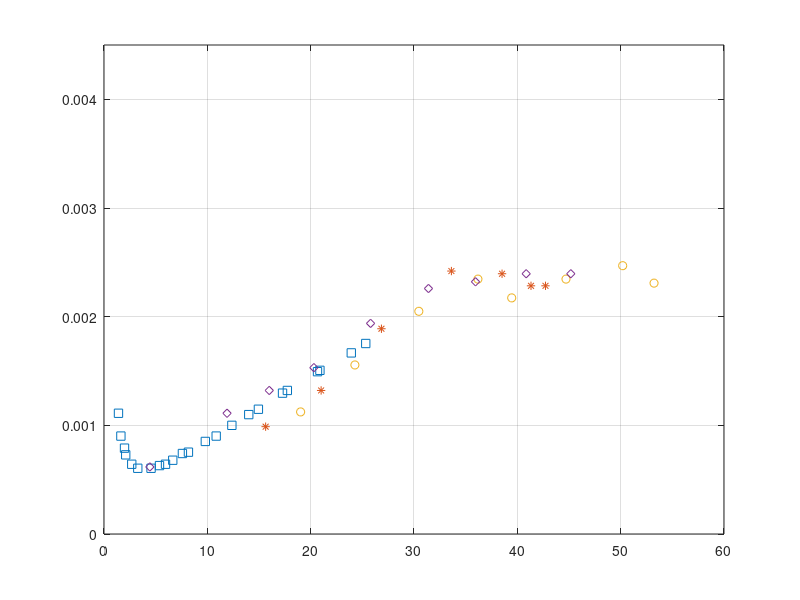

Reproduce this figure in MATLAB.
% Donelan et al 2004 GRL: CD vs U10; 
% Data lifted off Figure 2 by Alex Soloviev.
%Squares
VD1 =  ([263 251 225 223 198 194 174 166 152 139 116 130 111 103   97  92  85  74  69  64   63  60  58]-46)*60/(560-46);
CD1 = -([289 296 309 310 324 326 338 342 350 358 370 362 371 376  379 380 382 382  379 372 367 358 341]-431)*5e-3/(431-26);
%Asterisks
VD2 = ([180 226 276 334 412 400 376]-46)*60/(560-46);
CD2 = -([351 324 278 235 246 246 237]-431)*5e-3/(431-26);
%Circles
VD3 = ([209 502 476 384 254 307 429 356]-46)*60/(560-46);
CD3 = -1.0*([340 244 231 255 305 265 241 241]-431)*5e-3/(431-26);
%Diamonds
VD4 = ([396 433 315 267 183 148 354 220 84]-46)*60/(560-46);
CD4 = -([237 237 248 274 324 341 243 307 381]-431)*5e-3/(431-26);

figure(1);clf;plot(VD1,CD1,'s');
figure(1);hold on;plot(VD2,CD2,'*');
figure(1);hold on;plot(VD3,CD3,'o');
figure(1);hold on;plot(VD4,CD4,'d');
axis([0 60 0 .0045])
grid on